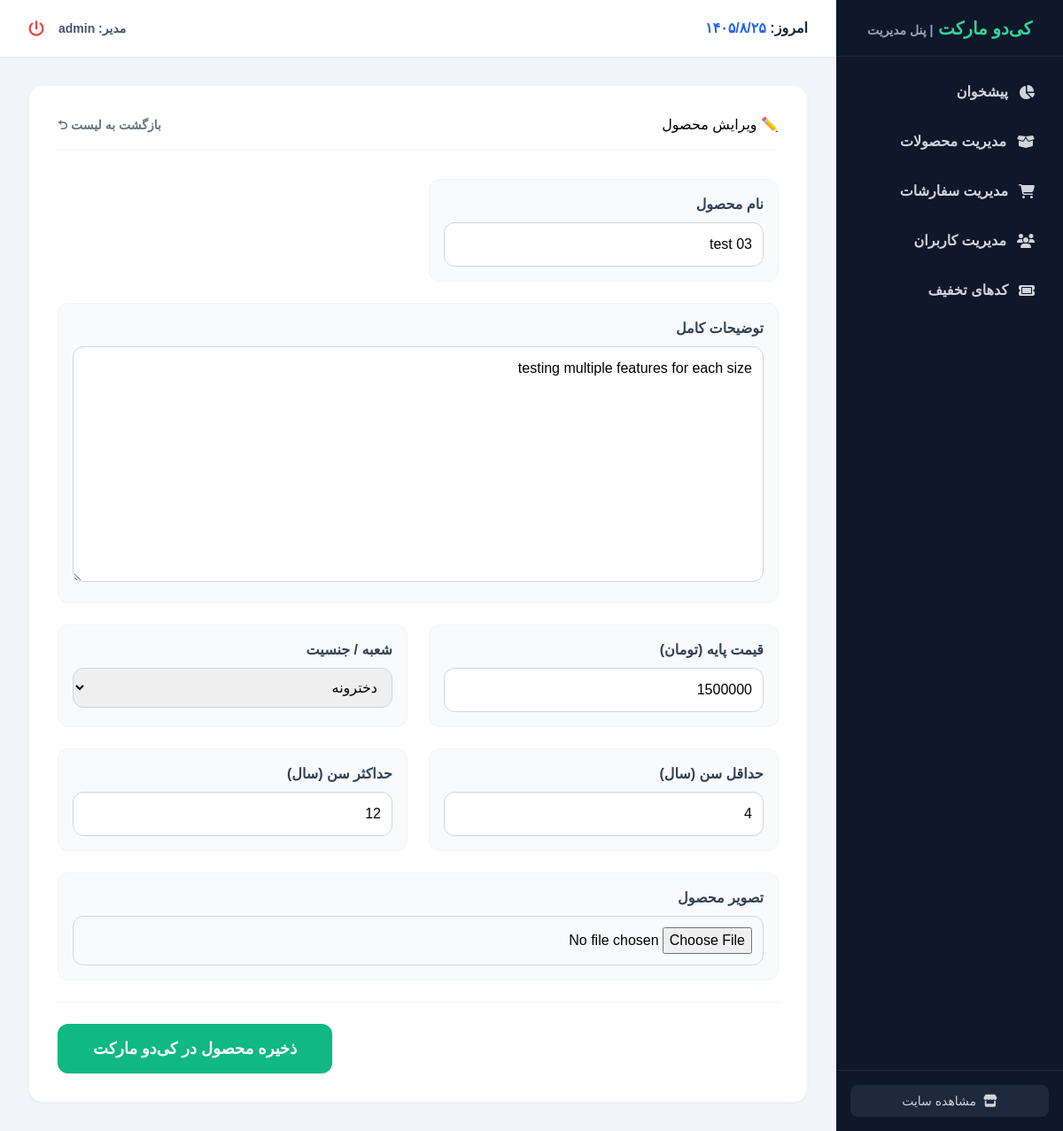
Page /dashboard/products/edit/9/ (signed in) on the committed database.
### products/models.py (models this page shows, shortened)
class Products(models.Model):
    GENDER_CHOICES = [
        ('boy', 'پسرونه'),
        ('girl', 'دخترونه'),
        ('unisex', 'اسپرت (مشترک)'),
    ]
    name = models.CharField(max_length=200, verbose_name="نام لباس")
    description = models.TextField(verbose_name="توضیحات کامل")
    category = models.ForeignKey('Category', on_delete=models.SET_NULL, null=True, blank=True, related_name='products', verbose_name="دسته بندی")
    price = models.PositiveIntegerField(verbose_name="قیمت (تومان)")
    gender = models.CharField(max_length=10, choices=GENDER_CHOICES, verbose_name="دسته‌بندی")
    min_age = models.PositiveIntegerField(verbose_name="حداقل سن (سال)", default=1)
    max_age = models.PositiveIntegerField(verbose_name="حداکثر سن (سال)", default=16)
    stock = models.PositiveIntegerField(verbose_name="موجودی در انبار", default=0)
    is_active = models.BooleanField(default=True, verbose_name="فعال برای فروش")
    image = models.ImageField(upload_to='products/%Y/%m/', verbose_name="عکس لباس", null=True, blank=True)
    class Meta:
        verbose_name = "محصول"
        verbose_name_plural = "محصولات"

### dashboard/views.py (the view)
# urls.py: path('products/edit/<int:pk>/', views.dashboard_product_edit, name='dashboard_product_edit'),
@staff_member_required
def dashboard_product_edit(request, pk):
    product = get_object_or_404(Products, pk=pk)
    if request.method == 'POST':
        form = ProductForm(request.POST, request.FILES, instance=product)
        if form.is_valid():
            form.save()
            return redirect('dashboard_product_list')
    else:
        form = ProductForm(instance=product)
    return render(request, 'dashboard/product_form.html', {'form': form, 'is_edit': True})

### dashboard/views.py
class ProductForm(forms.ModelForm):
    class Meta:
        model = Products
        fields = ['name', 'description', 'price', 'gender', 'min_age', 'max_age', 'image']
        labels = {
            'name': 'نام محصول',
            'description': 'توضیحات کامل',
            'price': 'قیمت پایه (تومان)',
            'gender': 'شعبه / جنسیت',
            'min_age': 'حداقل سن (سال)',
            'max_age': 'حداکثر سن (سال)',
            'image': 'تصویر محصول'
        }

### cart/context_processors.py (called while the page is built)
def cart(request):
    return {'cart': Cart(request)}

### dashboard/templates/dashboard/product_form.html (shortened to what this page needs)
{% extends "dashboard/dashboard_base.html" %}
{% block dashboard_content %}
<div class="max-w-4xl mx-auto bg-white p-8 rounded-2xl shadow-sm border border-gray-100">
    <div class="flex items-center justify-between mb-8 border-b border-gray-100 pb-4">
        <h2>{% if is_edit %}✏️ ویرایش محصول{% else %}➕ افزودن محصول جدید{% endif %}</h2>
        <a href="{% url 'dashboard_product_list' %}" class="text-gray-500 hover:text-slate-800 font-bold transition text-sm">بازگشت به لیست ⮌</a>
    </div>
    <form method="post" enctype="multipart/form-data" class="flex flex-col gap-6 [&_label]:block [&_label]:font-bold [&_label]:text-slate-700 [&_label]:mb-2 [&_input]:w-full [&_input]:p-3 [&_input]:rounded-xl [&_input]:border [&_input]:border-gray-300 [&_input]:focus:border-blue-500 [&_input]:focus:ring-0 [&_input]:outline-none [&_input]:transition [&_textarea]:w-full [&_textarea]:p-3 [&_textarea]:rounded-xl [&_textarea]:border [&_textarea]:border-gray-300 [&_textarea]:focus:border-blue-500 [&_textarea]:focus:ring-0 [&_textarea]:outline-none [&_textarea]:transition [&_select]:w-full [&_select]:p-3 [&_select]:rounded-xl [&_select]:border [&_select]:border-gray-300 [&_select]:focus:border-blue-500 [&_select]:focus:ring-0 [&_select]:outline-none [&_select]:transition">
        <div class="grid grid-cols-1 md:grid-cols-2 gap-6">
            {% for field in form %}
                <div class="{% if field.name == 'description' or field.name == 'image' %}md:col-span-2{% endif %} bg-slate-50 p-4 rounded-xl border border-gray-100">
                    <label>{{ field.label }}</label>
                    {{ field }}
                </div>
            {% endfor %}
        </div>
        <div class="border-t border-gray-100 pt-6 flex justify-end">
            <button type="submit" class="w-full sm:w-auto bg-emerald-500 hover:bg-emerald-600 text-white font-bold py-3.5 px-10 rounded-xl transition shadow-sm text-lg">
                ذخیره محصول در کی‌دو مارکت
            </button>
        </div>
    </form>
</div>
{% endblock %}

### dashboard/templates/dashboard/dashboard_base.html (shortened to what this page needs)
<!DOCTYPE html>
<html lang="fa" dir="rtl">
<head>
    <link href="https://cdn.jsdelivr.net/gh/rastikerdar/vazirmatn@v33.0.0/Vazirmatn-font-face.css" rel="stylesheet" />
    <script src="https://cdn.tailwindcss.com"></script>
    <link rel="stylesheet" href="https://cdnjs.cloudflare.com/ajax/libs/font-awesome/6.4.0/css/all.min.css">
</head>
<body class="bg-slate-100 font-sans flex h-screen overflow-hidden">
    <aside class="w-64 bg-slate-900 text-white flex flex-col h-full shrink-0">
        <div class="h-16 flex items-center justify-center border-b border-slate-800">
            <h1 class="text-xl font-bold text-emerald-400">کی‌دو مارکت <span class="text-sm text-gray-400">| پنل مدیریت</span></h1>
        </div>
        <nav class="flex-1 p-4 space-y-2 overflow-y-auto">
            <a href="{% url 'dashboard_home' %}" class="flex items-center gap-3 px-4 py-3 hover:bg-slate-800 text-gray-300 hover:text-white rounded-xl font-bold transition">
                <i class="fa-solid fa-chart-pie"></i> پیشخوان
            </a>
            <a href="{% url 'dashboard_product_list' %}" class="flex items-center gap-3 px-4 py-3 hover:bg-slate-800 text-gray-300 hover:text-white rounded-xl font-bold transition">
                <i class="fa-solid fa-box-open"></i> مدیریت محصولات
            </a>
            <a href="{% url 'dashboard_order_list' %}" class="flex items-center gap-3 px-4 py-3 hover:bg-slate-800 text-gray-300 hover:text-white rounded-xl font-bold transition">
                <i class="fa-solid fa-cart-shopping"></i> مدیریت سفارشات
            </a>
            <a href="{% url 'dashboard_user_list' %}" class="flex items-center gap-3 px-4 py-3 hover:bg-slate-800 text-gray-300 hover:text-white rounded-xl font-bold transition">
                <i class="fa-solid fa-users"></i> مدیریت کاربران
            </a>
            <a href="{% url 'dashboard_coupon_list' %}" class="flex items-center gap-3 px-4 py-3 hover:bg-slate-800 text-gray-300 hover:text-white rounded-xl font-bold transition">
                <i class="fa-solid fa-ticket"></i> کدهای تخفیف
            </a>
        </nav>
        <div class="p-4 border-t border-slate-800">
            <a href="/" class="flex items-center justify-center gap-2 w-full px-4 py-2 bg-slate-800 hover:bg-slate-700 text-gray-300 rounded-lg transition text-sm">
                <i class="fa-solid fa-store"></i> مشاهده سایت
            </a>
        </div>
    </aside>
    <main class="flex-1 flex flex-col h-full overflow-hidden">
        <header class="h-16 bg-white shadow-sm flex items-center justify-between px-8 shrink-0">
            <div class="text-slate-800 font-bold">
                امروز: <span id="current-date" class="text-blue-600"></span>
            </div>
            <div class="flex items-center gap-4">
                <span class="text-sm font-bold text-slate-600">مدیر: {{ request.user.username }}</span>
                <a href="{% url 'accounts:logout' %}" class="text-red-500 hover:text-red-700 transition">
                    <i class="fa-solid fa-power-off text-lg"></i>
                </a>
            </div>
        </header>
        <div class="flex-1 overflow-y-auto p-8">
            {% block dashboard_content %}
            {% endblock %}
        </div>
    </main>
</body>
</html>

### rows in the picture
Products: form "test 03" "testing multiple features for each size" "1500000" "دخترونه" "4" "12"

### other values in the picture
{{ request.user.username }} "admin"
{{ field.label }} "نام محصول" "توضیحات کامل" "قیمت پایه (تومان)" "شعبه / جنسیت" "حداقل سن (سال)" "حداکثر سن (سال)" "تصویر محصول"
